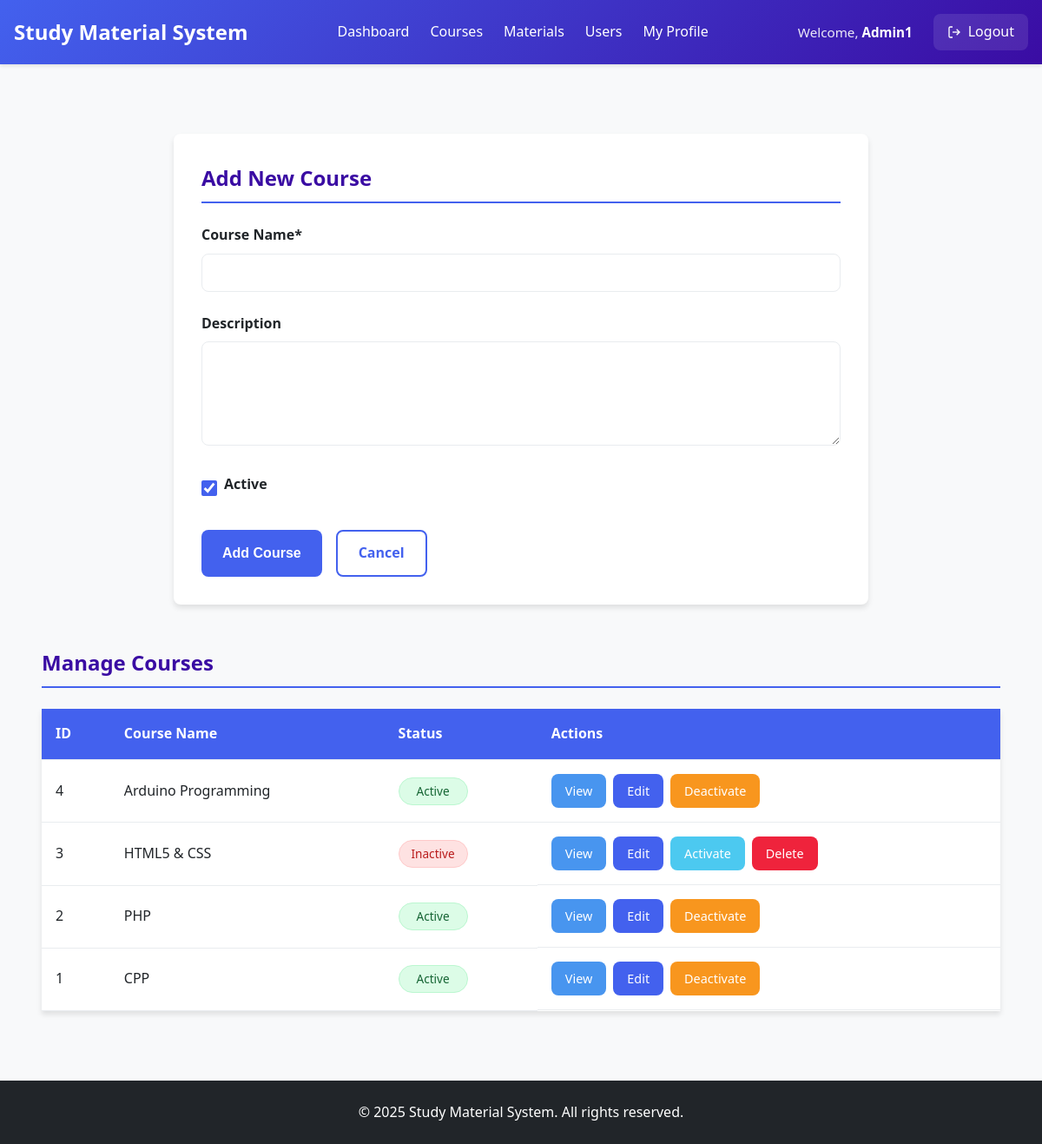
The page /admin/courses.php (signed in) on the database its author committed.
### tables this page shows
CREATE TABLE `courses` (
  `course_id` int(11) NOT NULL,
  `course_name` varchar(100) NOT NULL,
  `description` text DEFAULT NULL,
  `created_by` int(11) DEFAULT NULL,
  `created_at` timestamp NOT NULL DEFAULT current_timestamp(),
  `updated_at` timestamp NOT NULL DEFAULT current_timestamp() ON UPDATE current_timestamp(),
  `is_active` tinyint(1) DEFAULT 1 COMMENT '1=active, 0=inactive'
);

### admin/courses.php (the view, shortened to what this page needs)
<?php
require_once '../includes/config.php';
$course = ['course_id' => '', 'course_name' => '', 'description' => '', 'is_active' => 1];
$courses = $link->query("SELECT * FROM courses ORDER BY created_at DESC");
?>
<?php include 'header.php'; ?>
<div class="admin-main">
    <div class="dashboard-container">
        <?php if (isset($view_mode)): ?>
            <div class="course-view">
                <div class="view-header">
                    <h2><?php echo htmlspecialchars($course['course_name']); ?></h2>
                    <a href="courses.php" class="btn btn-secondary">Back to Courses</a>
                </div>
                <div class="course-details">
                    <p><strong>Description:</strong></p>
                    <div class="description-box"><?php echo nl2br(htmlspecialchars($course['description'])); ?></div>
                    <p><strong>Status:</strong>
                        <span class="status-badge <?php echo $course['is_active'] ? 'active' : 'inactive'; ?>">
                            <?php echo $course['is_active'] ? 'Active' : 'Inactive'; ?>
                        </span>
                    </p>
                    <div class="action-buttons">
                        <a href="courses.php?edit=<?php echo $course['course_id']; ?>" class="btn btn-primary">
                             Edit Course
                        </a>
                        <?php if ($course['is_active']): ?>
                            <a href="courses.php?deactivate=<?php echo $course['course_id']; ?>" class="btn btn-warning"
                               onclick="return confirm('Are you sure you want to deactivate this course?')">
                                Deactivate
                            </a>
                        <?php else: ?>
                            <a href="courses.php?activate=<?php echo $course['course_id']; ?>" class="btn btn-success">
                                Activate
                            </a>
                            <a href="courses.php?delete=<?php echo $course['course_id']; ?>" class="btn btn-danger"
                               onclick="return confirm('WARNING: This will permanently delete the course. Continue?')">
                                Delete Permanently
                            </a>
                        <?php endif; ?>
                    </div>
                </div>
            </div>
        <?php elseif (isset($_GET['edit']) || !isset($_GET['view'])): ?>
            <div class="course-form">
                <h2><?php echo $course['course_id'] ? 'Edit Course' : 'Add New Course'; ?></h2>
                <form method="POST">
                    <div class="form-group">
                        <label for="course_name">Course Name*</label>
                        <input type="text" id="course_name" name="course_name" required
                               value="<?php echo htmlspecialchars($course['course_name']); ?>">
                    </div>
                    <div class="form-group">
                        <label for="description">Description</label>
                        <textarea id="description" name="description" rows="4"><?php
                        ?></textarea>
                    </div>
                    <div class="form-group">
                        <div class="checkbox-group">
                            <input type="checkbox" id="is_active" name="is_active" value="1" <?php
                                echo $course['is_active'] ? 'checked' : '';
                            ?>>
                            <label for="is_active">Active</label>
                        </div>
                    </div>
                    <div class="form-actions">
                        <button type="submit" name="save_course" class="btn btn-primary">
                            <?php echo $course['course_id'] ? 'Update Course' : 'Add Course'; ?>
                        </button>
                        <a href="courses.php" class="btn btn-secondary">Cancel</a>
                    </div>
                </form>
            </div>
        <?php endif; ?>
        <div class="courses-list">
            <h2>Manage Courses</h2>
            <?php if ($courses->num_rows > 0): ?>
                <div class="table-responsive">
                    <table class="data-table">
                        <thead>
                            <tr>
                                <th>ID</th>
                                <th>Course Name</th>
                                <th>Status</th>
                                <th>Actions</th>
                            </tr>
                        </thead>
                        <tbody>
                            <?php while ($row = $courses->fetch_assoc()): ?>
                            <tr>
                                <td><?php echo $row['course_id']; ?></td>
                                <td><?php echo htmlspecialchars($row['course_name']); ?></td>
                                <td>
                                    <span class="status-badge <?php echo $row['is_active'] ? 'active' : 'inactive'; ?>">
                                        <?php echo $row['is_active'] ? 'Active' : 'Inactive'; ?>
                                    </span>
                                </td>
                                <td class="actions">
                                    <a href="courses.php?view=<?php echo $row['course_id']; ?>" class="action-btn view">
                                        View
                                    </a>
                                    <a href="courses.php?edit=<?php echo $row['course_id']; ?>" class="action-btn edit">
                                        Edit
                                    </a>
                                    <?php if ($row['is_active']): ?>
                                        <a href="courses.php?deactivate=<?php echo $row['course_id']; ?>" class="action-btn deactivate"
                                           onclick="return confirm('Are you sure you want to deactivate this course?')">
                                            Deactivate
                                        </a>
                                    <?php else: ?>
                                        <a href="courses.php?activate=<?php echo $row['course_id']; ?>" class="action-btn activate">
                                            Activate
                                        </a>
                                        <a href="courses.php?delete=<?php echo $row['course_id']; ?>" class="action-btn delete"
                                           onclick="return confirm('WARNING: This will permanently delete the course. Continue?')">
                                            Delete
                                        </a>
                                    <?php endif; ?>
                                </td>
                            </tr>
                            <?php endwhile; ?>
                        </tbody>
                    </table>
                </div>
            <?php else: ?>
                <p>No courses found. Add your first course using the form above.</p>
            <?php endif; ?>
        </div>
    </div>
</div>
<?php include 'footer.php'; ?>

### rows shown on the page
courses: course_id "4", course_name "Arduino Programming", is_active "Active"
courses: course_id "3", course_name "HTML5 & CSS", is_active "Inactive"
courses: course_id "2", course_name "PHP", is_active "Active"
courses: course_id "1", course_name "CPP", is_active "Active"

### other values the page prints
$_SESSION['name'] "Admin1"
